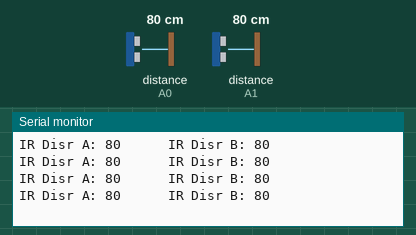
The sketch below on a simulated Arduino Uno, built with avr-gcc and run on an emulated ATmega328P. On the bench: the last lines printed to the serial monitor. Inputs (shaded band) come from the test bench; at power-on: distance to the obstacle (sensors on A0, A1) 80 cm.

Above: at 1.4 s.
1.5 s: distance to the obstacle (sensor on A0) set to 2 cm
At 1.93 s:
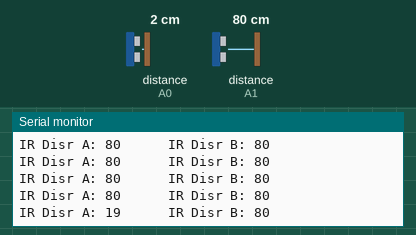
3.0 s: distance to the obstacle (sensor on A1) set to 2 cm
At 3.29 s:
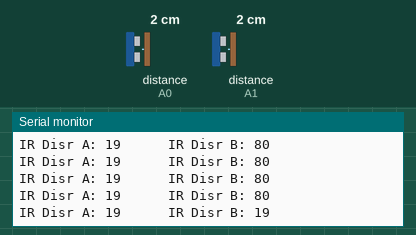
4.5 s: distance to the obstacle (sensor on A0) set to 35 cm
At 4.65 s:
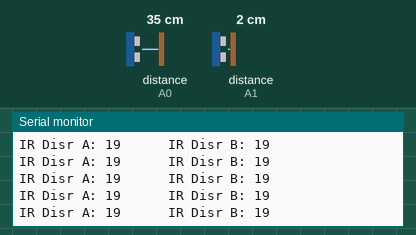
7.5 s: distance to the obstacle (sensor on A1) set to 35 cm
At 7.72 s:
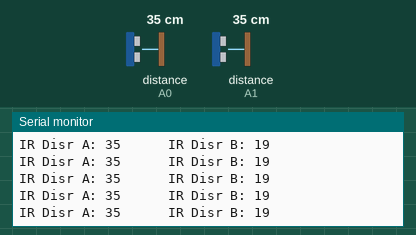
Timing chart, 0 to 10.0 s (numbered marks = the images above; inputs shaded):
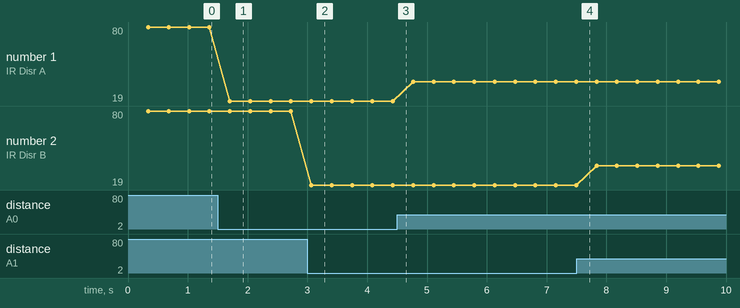

The sketch:

SharpSensorCm1.ino
```cpp
#include <SharpIR.h>

#define ir1 A0
#define ir2 A1
#define model 20150
// ir: the pin where your sensor is attached
// model: an int that determines your sensor:  1080 for GP2Y0A21Y
//                                            20150 for GP2Y0A02Y
//                                            (working distance range according to the datasheets)

SharpIR SharpIR1(ir1, model);
SharpIR SharpIR2(ir2, model);

void setup() {
  // put your setup code here, to run once:
  Serial.begin(9600);
}

void loop() {
  delay(300);

  int dis1=SharpIR1.distance();  // this returns the distance to the object you're measuring
  int dis2=SharpIR2.distance();  // this returns the distance to the object you're measuring

  if (dis1>120){
    dis1=150;
  }
  else if(dis1>=0 && dis1<17){
    dis1=0;
  }
  if (dis2>120){
    dis2=150;
  }
  else if(dis2>=0 && dis2<17){
    dis2=0;
  }

  Serial.print("IR Disr A: ");  // returns it to the serial monitor
  Serial.print(dis1);
  Serial.print("      IR Disr B: ");  // returns it to the serial monitor
  Serial.println(dis2);
}
```

Measured:
- after the input at 1.5 s, the serial monitor: prints a new line after 0.20 s (image 1)
- after the input at 3.0 s, the serial monitor: prints a new line after 0.07 s (image 2)
- plotted number 1: 80 → 19 after the input at 1.5 s, 19 → 35 after the input at 4.5 s
